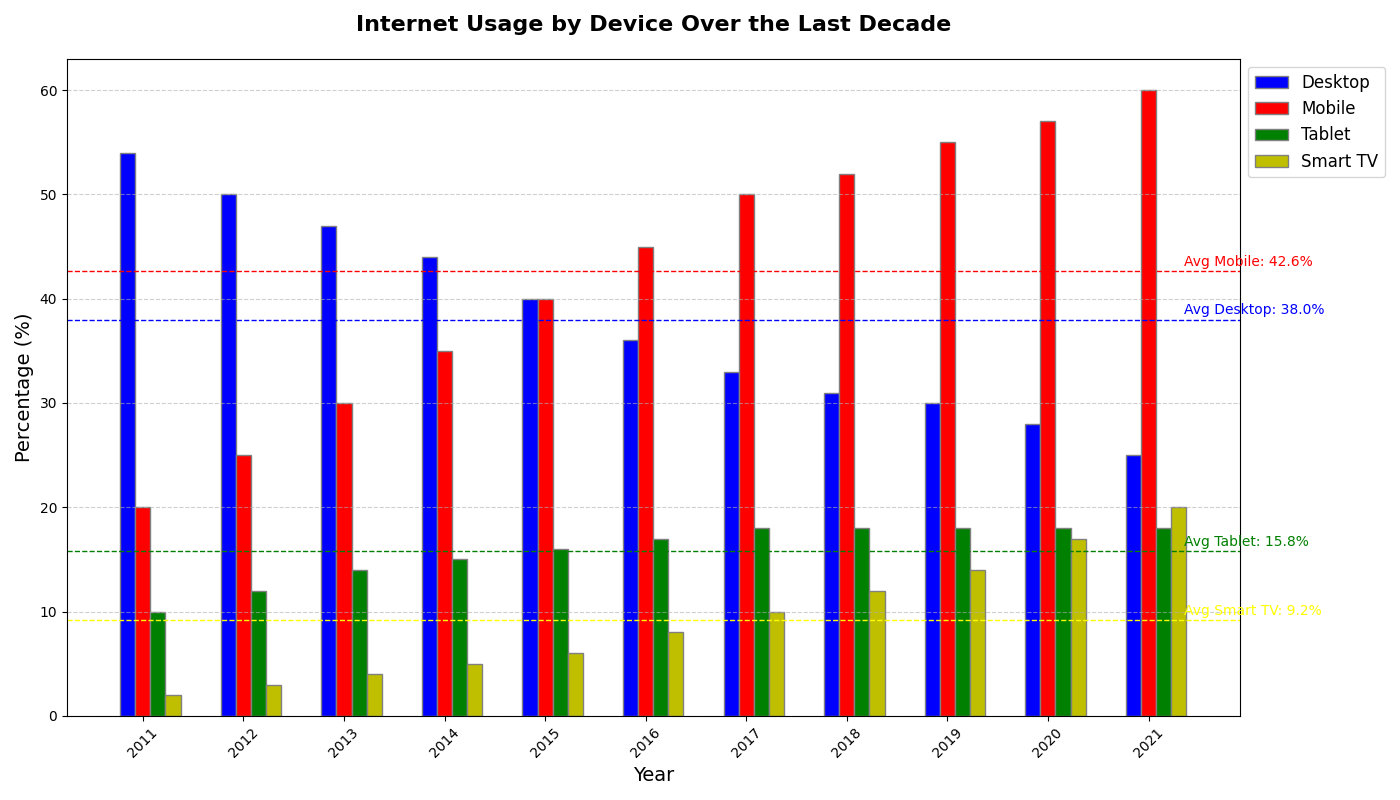

Source code (Python):
import matplotlib.pyplot as plt
import numpy as np

# Step 1: Defining backstory and data
# Title: "Internet Usage by Device Over the Last Decade"
# The chart explores how internet usage has varied across different devices (Desktop, Mobile, Tablet, and Smart TV) 
# from 2011 to 2021.

years = np.arange(2011, 2022)
desktop_usage = [54, 50, 47, 44, 40, 36, 33, 31, 30, 28, 25]  # Percentage
mobile_usage = [20, 25, 30, 35, 40, 45, 50, 52, 55, 57, 60]   # Percentage
tablet_usage = [10, 12, 14, 15, 16, 17, 18, 18, 18, 18, 18]    # Percentage
smart_tv_usage = [2, 3, 4, 5, 6, 8, 10, 12, 14, 17, 20]       # Percentage

# Step 2: Plotting the data
fig, ax = plt.subplots(figsize=(14, 8))

# Bar Width for horizontal bar chart
bar_width = 0.15

# Positions of bars on x-axis for each year and device
r1 = np.arange(len(years))
r2 = [x + bar_width for x in r1]
r3 = [x + bar_width for x in r2]
r4 = [x + bar_width for x in r3]

# Plotting the bars
ax.bar(r1, desktop_usage, color='b', width=bar_width, edgecolor='grey', label='Desktop')
ax.bar(r2, mobile_usage, color='r', width=bar_width, edgecolor='grey', label='Mobile')
ax.bar(r3, tablet_usage, color='g', width=bar_width, edgecolor='grey', label='Tablet')
ax.bar(r4, smart_tv_usage, color='y', width=bar_width, edgecolor='grey', label='Smart TV')

# Adding titles and labels
ax.set_title('Internet Usage by Device Over the Last Decade', fontsize=16, fontweight='bold', pad=20)
ax.set_xlabel('Year', fontsize=14)
ax.set_ylabel('Percentage (%)', fontsize=14)
ax.set_xticks([r + bar_width for r in range(len(years))])
ax.set_xticklabels(years, rotation=45)

# Adding legend
ax.legend(loc='upper left', bbox_to_anchor=(1, 1), fontsize=12)

# Adding grid
ax.grid(True, linestyle='--', alpha=0.6, axis='y')

# Adding average lines for each device
average_desktop = np.mean(desktop_usage)
average_mobile = np.mean(mobile_usage)
average_tablet = np.mean(tablet_usage)
average_tv = np.mean(smart_tv_usage)

ax.axhline(average_desktop, color='blue', linestyle='--', linewidth=1)
ax.text(len(years)-0.5, average_desktop+0.5, f'Avg Desktop: {average_desktop:.1f}%', color='blue', fontsize=10)

ax.axhline(average_mobile, color='red', linestyle='--', linewidth=1)
ax.text(len(years)-0.5, average_mobile+0.5, f'Avg Mobile: {average_mobile:.1f}%', color='red', fontsize=10)

ax.axhline(average_tablet, color='green', linestyle='--', linewidth=1)
ax.text(len(years)-0.5, average_tablet+0.5, f'Avg Tablet: {average_tablet:.1f}%', color='green', fontsize=10)

ax.axhline(average_tv, color='yellow', linestyle='--', linewidth=1)
ax.text(len(years)-0.5, average_tv+0.5, f'Avg Smart TV: {average_tv:.1f}%', color='yellow', fontsize=10)

# Improving layout to avoid overlaps
plt.tight_layout()
plt.show()
